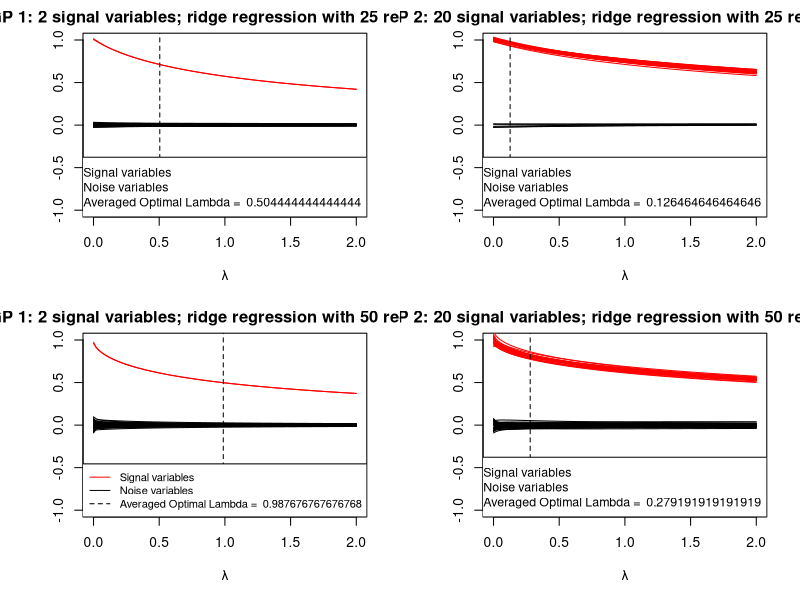

Here is the R script that generated this plot:
###############################################################################
##                           HW 9 Answer Sheet         			    		         ##
##            	        Name :陳昱行  NTU ID:R11922045  	    	     	    	 ##
###############################################################################
library(glmnet)
rm(list = ls(all = T))

N <- 55
R <- 100 # replicas
grid <- seq(2, 0, length = 100)
# N * 50 * R
X <- array(rnorm(N * 50 * R, mean = 0, sd = 1), dim = c(N, 50, R))
# N  * R
r <- array(rnorm(N * R, mean = 0, sd = 1), c(N, R))

# N * R
y_DGP1 <- 2 + X[, 1, ] + X[, 2, ] + r
y_DGP2 <- 2 + t(apply(X[, 1:20, ], 1, colSums)) + r

Result_ridge_1 <- 0
Result_ridge_2 <- 0
Result_ridge_3 <- 0
Result_ridge_4 <- 0
Lambda_1 <- 0
Lambda_2 <- 0
Lambda_3 <- 0
Lambda_4 <- 0


for (i in 1:R) {
    # DGP 1 (2 signal variables)
    # Model 1: 25 regressors

    ridge.fit_1 <- glmnet(X[, 1:25, i], y_DGP1[, i], alpha = 0, lambda = grid)
    Result_ridge_1 <- Result_ridge_1 + (1 / R) * coef(ridge.fit_1)[2:26, ]

    ridge.kfold_1 <- cv.glmnet(X[, 1:25, i], y_DGP1[, i], alpha = 0, nfolds = 10, lambda = grid)
    best.s1 <- ridge.kfold_1$lambda.min
    Lambda_1 <- Lambda_1 + (1 / R) * best.s1

    # DGP 2 (20 signal variables)
    # Model 1: 25 regressors

    ridge.fit_2 <- glmnet(X[, 1:25, i], y_DGP2[, i], alpha = 0, lambda = grid)
    Result_ridge_2 <- Result_ridge_2 + (1 / R) * coef(ridge.fit_2)[2:26, ]

    ridge.kfold_2 <- cv.glmnet(X[, 1:25, i], y_DGP2[, i], alpha = 0, nfolds = 10, lambda = grid)
    best.s2 <- ridge.kfold_2$lambda.min
    Lambda_2 <- Lambda_2 + (1 / R) * best.s2

    # DGP 1 (2 signal variables)
    # Model 2: 50 regressors

    ridge.fit_3 <- glmnet(X[, 1:50, i], y_DGP1[, i], alpha = 0, lambda = grid)
    Result_ridge_3 <- Result_ridge_3 + (1 / R) * coef(ridge.fit_3)[2:51, ]

    ridge.kfold_3 <- cv.glmnet(X[, 1:50, i], y_DGP1[, i], alpha = 0, nfolds = 10, lambda = grid)
    best.s3 <- ridge.kfold_3$lambda.min
    Lambda_3 <- Lambda_3 + (1 / R) * best.s3

    # DGP 2 (20 signal variables)
    # Model 2: 50 regressors

    ridge.fit_4 <- glmnet(X[, 1:50, i], y_DGP2[, i], alpha = 0, lambda = grid)
    Result_ridge_4 <- Result_ridge_4 + (1 / R) * coef(ridge.fit_4)[2:51, ]

    ridge.kfold_4 <- cv.glmnet(X[, 1:50, i], y_DGP2[, i], alpha = 0, nfolds = 10, lambda = grid)
    best.s4 <- ridge.kfold_4$lambda.min
    Lambda_4 <- Lambda_4 + (1 / R) * best.s4
}

#------------
#   plot
#------------
par(mfrow = c(2, 2), mar = c(5, 5, 2, 2))


# DGP 1 (2 signal variables)
# Model 1: 25 regressors

plot(grid, Result_ridge_1[1, ],
    type = "l", ylim = c(-1, 1), xlim = c(0, 2), col = "red",
    xlab = "λ", ylab = " ", main = "DGP 1: 2 signal variables; ridge regression with 25 regressors."
)
for (i in 2:2) {
    lines(grid, Result_ridge_1[i, ], col = "red")
}
for (j in (2 + 1):25) {
    lines(grid, Result_ridge_1[j, ], type = "l")
}
abline(v = Lambda_1, lty = 2)
legend("bottomright", legend = c("Signal variables", "Noise variables", paste("Averaged Optimal Lambda = ", Lambda_1)), lty = c(1, 1, 2), col = c("red", "black", "black"), cex = 0.9)



# DGP 2 (20 signal variables)
# Model 1: 25 regressors

plot(grid, Result_ridge_2[1, ],
    type = "l", ylim = c(-1, 1), xlim = c(0, 2), col = "red",
    xlab = "λ", ylab = " ", main = "DGP 2: 20 signal variables; ridge regression with 25 regressors."
)
for (i in 2:20) {
    lines(grid, Result_ridge_2[i, ], col = "red")
}
for (j in 21:25) {
    lines(grid, Result_ridge_2[j, ], type = "l")
}
abline(v = Lambda_2, lty = 2)
legend("bottomright", legend = c("Signal variables", "Noise variables", paste("Averaged Optimal Lambda = ", Lambda_2)), lty = c(1, 1, 2), col = c("red", "black", "black"), cex = 0.9)




# DGP 1 (2 signal variables)
# Model 2: 50 regressors

plot(grid, Result_ridge_3[1, ],
    type = "l", ylim = c(-1, 1), xlim = c(0, 2), col = "red",
    xlab = "λ", ylab = " ", main = "DGP 1: 2 signal variables; ridge regression with 50 regressors."
)
for (i in 2:2) {
    lines(grid, Result_ridge_3[i, ], col = "red")
}
for (j in 3:50) {
    lines(grid, Result_ridge_3[j, ], type = "l")
}
abline(v = Lambda_3, lty = 2)
legend("bottomright", legend = c("Signal variables", "Noise variables", paste("Averaged Optimal Lambda = ", Lambda_3)), lty = c(1, 1, 2), col = c("red", "black", "black"), cex = 0.8)




# DGP 2 (20 signal variables)
# Model 2: 50 regressors

plot(grid, Result_ridge_4[1, ],
    type = "l", ylim = c(-1, 1), xlim = c(0, 2), col = "red",
    xlab = "λ", ylab = " ", main = "DGP 2: 20 signal variables; ridge regression with 50 regressors."
)
for (i in 2:20) {
    lines(grid, Result_ridge_4[i, ], col = "red")
}
for (j in 21:50) {
    lines(grid, Result_ridge_4[j, ], type = "l")
}
abline(v = Lambda_4, lty = 2)
legend("bottomright", legend = c("Signal variables", "Noise variables", paste("Averaged Optimal Lambda = ", Lambda_4)), lty = c(1, 1, 2), col = c("red", "black", "black"), cex = 0.9)
